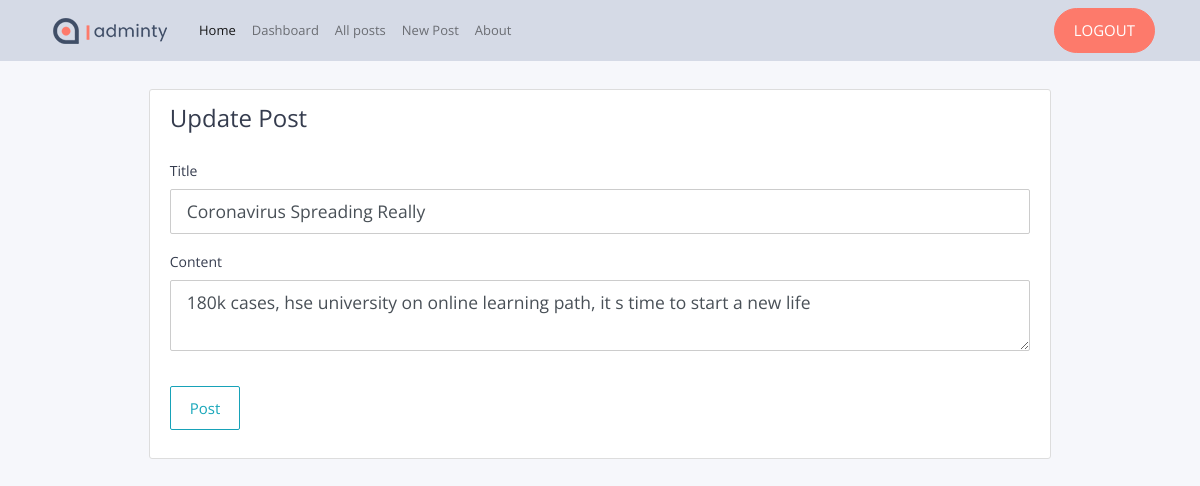
Screenshot of /post/1/update (signed in) with the database file from the repository.
### app/models.py (models this page shows, shortened)
class Post(db.Model):
    __tablename__ = 'post'
    id = db.Column(db.Integer, primary_key=True)
    title = db.Column(db.String(100), nullable=False)
    date_posted = db.Column(db.DateTime, nullable=False, default=datetime.utcnow)
    content = db.Column(db.Text, nullable=False)
    user_id = db.Column(db.Integer, db.ForeignKey('user.id'), nullable=False)

### app/views/posts/routes.py (the view)
@posts.route("/post/<int:post_id>/update", methods=['GET', 'POST'])
@login_required
def update_post(post_id):
    post = Post.query.get_or_404(post_id)
    if post.user != current_user:
        abort(403)
    form = PostForm()
    if form.validate_on_submit():
        post.title = form.title.data
        post.content = form.content.data
        db.session.commit()
        flash('Your post has been updated!', 'success')
        return redirect(url_for('posts.all_posts', post_id=post.id))
    elif request.method == 'GET':
        form.title.data = post.title
        form.content.data = post.content
    return render_template('posts/create_post.html', title='Update Post',
                           form=form, legend='Update Post')

### app/views/posts/forms.py
class PostForm(FlaskForm):
    title = StringField('Title', validators=[DataRequired()])
    content = TextAreaField('Content', validators=[DataRequired()])
    submit = SubmitField('Post')

### app/models.py (called while the page is built)
@login_manager.user_loader
def load_user(user_id):
    return User.query.get(int(user_id))

### app/templates/posts/create_post.html (shortened to what this page needs)
{% extends "posts/layout.html" %}
{% block content %}
<div class="content-section">
    <form method="POST" action="">
        <fieldset class="form-group">
            <legend class="border-bottom mb-4">{{ legend }}</legend>
            <div class="form-group">
                {{ form.title.label(class="form-control-label") }}
                {% if form.title.errors %}
                    {{ form.title(class="form-control form-control-lg is-invalid") }}
                    <div class="invalid-feedback">
                        {% for error in form.title.errors %}
                            <span>{{ error }}</span>
                        {% endfor %}
                    </div>
                {% else %}
                    {{ form.title(class="form-control form-control-lg") }}
                {% endif %}
            </div>
            <div class="form-group">
                {{ form.content.label(class="form-control-label") }}
                {% if form.content.errors %}
                    {{ form.content(class="form-control form-control-lg is-invalid") }}
                    <div class="invalid-feedback">
                        {% for error in form.content.errors %}
                            <span>{{ error }}</span>
                        {% endfor %}
                    </div>
                {% else %}
                    {{ form.content(class="form-control form-control-lg") }}
                {% endif %}
            </div>
        </fieldset>
        <div class="form-group">
            {{ form.submit(class="btn btn-outline-info") }}
        </div>
    </form>
</div>
{% endblock content %}

### rows the page displays
Post: title "Coronavirus Spreading Really", content "180k cases, hse university on online learning path, it s time to start a new life"

### other values shown
{{ legend }} "Update Post"
